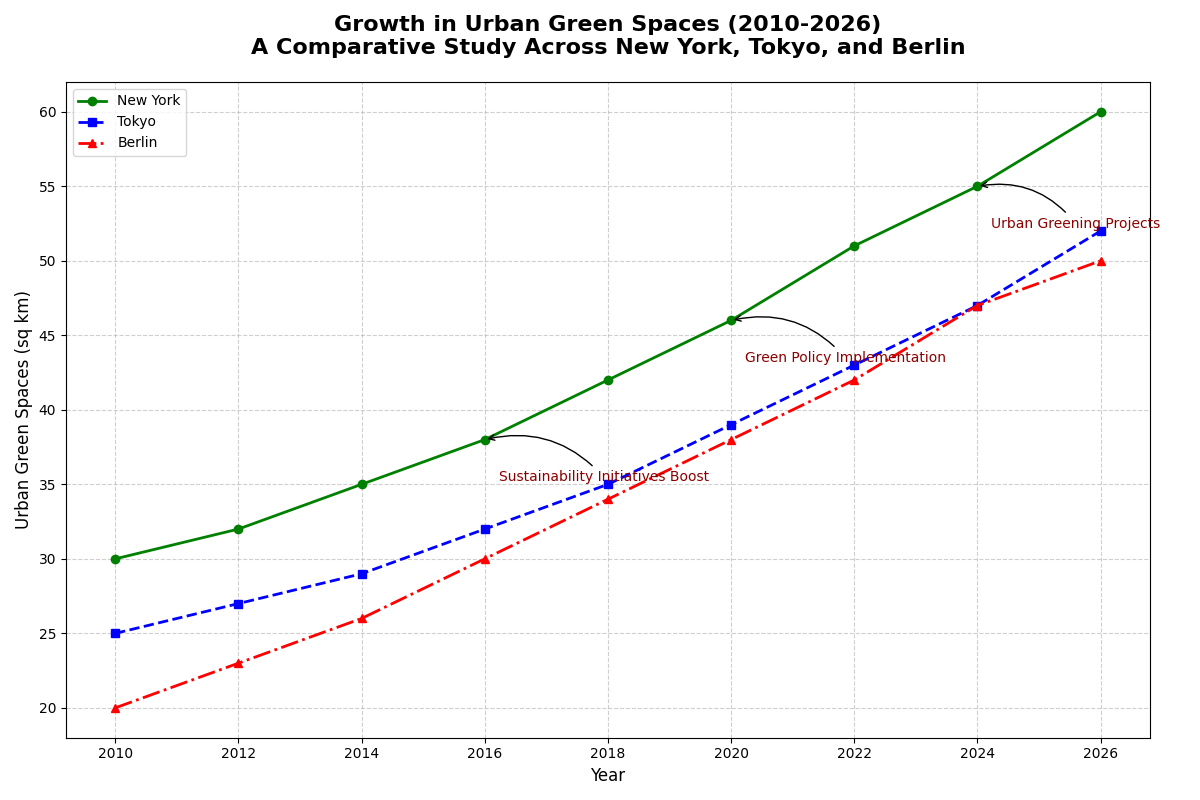

Write Python code to recreate this figure.
import matplotlib.pyplot as plt
import numpy as np

# Backstory:
# The chart represents the growth in urban green spaces in three major cities across different continents over a decade. This is a hypothetical study to analyze the sustainability efforts in different regions. The cities chosen are New York, Tokyo, and Berlin. The main focus is on the linear growth trend, which shows the increase in urban green spaces (measured in square kilometers).

# Define the years for the data collection
years = np.array([2010, 2012, 2014, 2016, 2018, 2020, 2022, 2024, 2026])

# Define the data representing the green space (in square kilometers) for each city across the time frame
new_york_green_spaces = np.array([30, 32, 35, 38, 42, 46, 51, 55, 60])
tokyo_green_spaces = np.array([25, 27, 29, 32, 35, 39, 43, 47, 52])
berlin_green_spaces = np.array([20, 23, 26, 30, 34, 38, 42, 47, 50])

# Setup the figure and axis
fig, ax = plt.subplots(figsize=(12, 8))

# Plot the lines for each city
ax.plot(years, new_york_green_spaces, marker='o', linestyle='-', color='green', linewidth=2, label='New York')
ax.plot(years, tokyo_green_spaces, marker='s', linestyle='--', color='blue', linewidth=2, label='Tokyo')
ax.plot(years, berlin_green_spaces, marker='^', linestyle='-.', color='red', linewidth=2, label='Berlin')

# Add titles and labels
ax.set_title('Growth in Urban Green Spaces (2010-2026)\nA Comparative Study Across New York, Tokyo, and Berlin', fontsize=16, fontweight='bold', pad=20)
ax.set_xlabel('Year', fontsize=12)
ax.set_ylabel('Urban Green Spaces (sq km)', fontsize=12)

# Add a legend
ax.legend(loc='upper left', fontsize=10)

# Customize grid
ax.grid(True, linestyle='--', alpha=0.6)

# Add annotation for significant milestones
milestones = {
    2016: 'Sustainability Initiatives Boost',
    2020: 'Green Policy Implementation',
    2024: 'Urban Greening Projects'
}
for year, milestone in milestones.items():
    ax.annotate(milestone, 
                xy=(year, new_york_green_spaces[np.where(years == year)[0][0]]), 
                xytext=(10, -30), 
                textcoords='offset points',
                arrowprops=dict(arrowstyle='->', connectionstyle='arc3,rad=0.3'),
                fontsize=10,
                color='darkred')

# Adjust layout to fit annotations and avoid overlapping
plt.tight_layout()

# Display the plot
plt.show()
